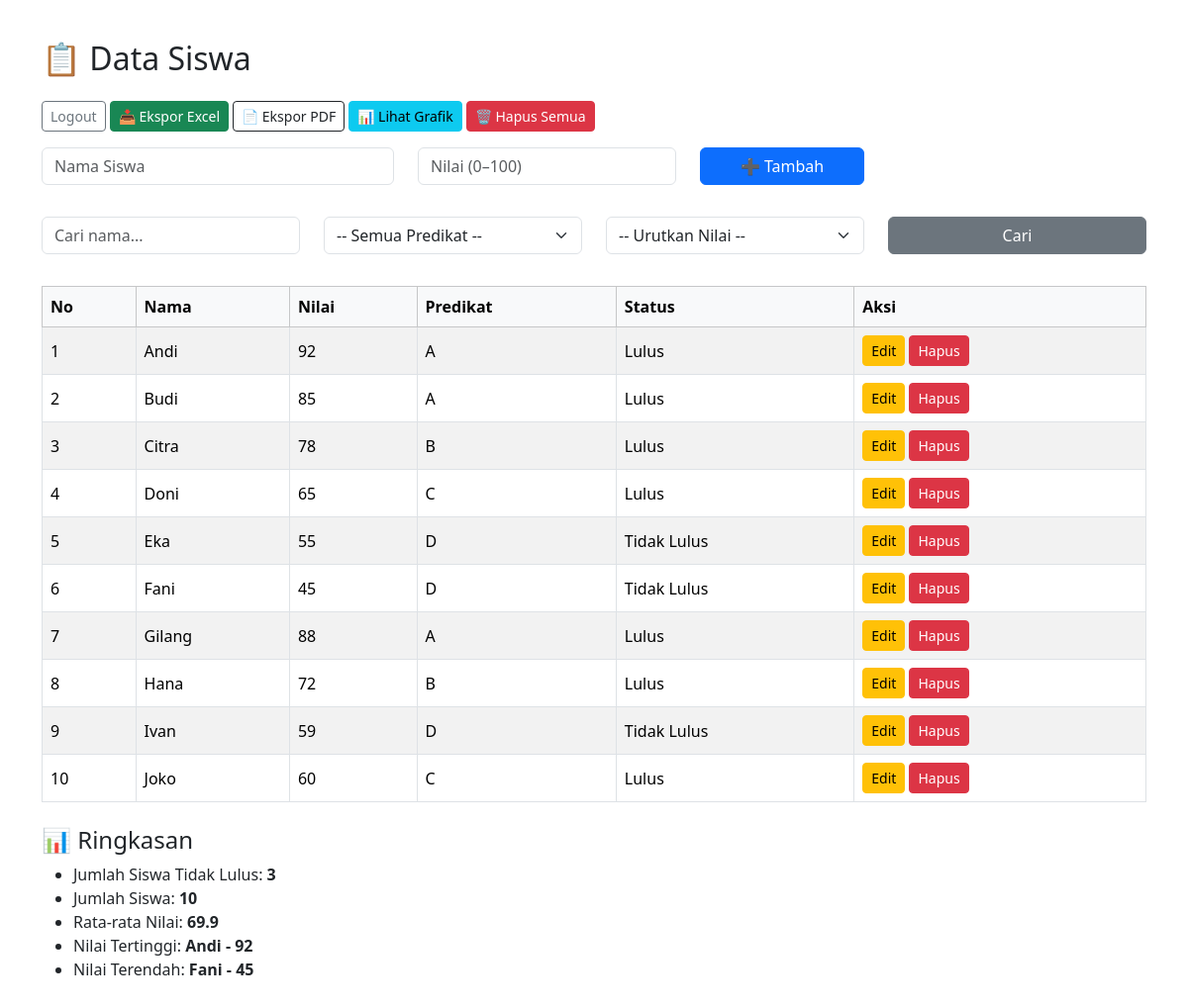
The page / on the database its author committed.
### tables this page shows
CREATE TABLE siswa (
        id INTEGER PRIMARY KEY AUTOINCREMENT,
        nama TEXT,
        nilai INTEGER,
        predikat TEXT,
        status TEXT
    );

### app.py (the view, shortened to what this page needs)
@app.route('/', methods=['GET', 'POST'])
def index():
    db = get_db()
    keyword = request.args.get('cari', '')
    filter_val = request.args.get('filter', '')
    filter_predikat = request.args.get('filter_predikat', '')
    sort = request.args.get('sort', '')
    query = 'SELECT * FROM siswa WHERE nama LIKE ?'
    params = [f'%{keyword}%']
    if filter_val == 'tidak_lulus':
        query += ' AND status = ?'
        params.append('Tidak Lulus')
    if filter_predikat:
        query += ' AND predikat = ?'
        params.append(filter_predikat)
    if sort == 'asc':
        query += ' ORDER BY nilai ASC'
    elif sort == 'desc':
        query += ' ORDER BY nilai DESC'
    siswa = db.execute(query, params).fetchall()
    semua = db.execute('SELECT * FROM siswa').fetchall()
    tidak_lulus = len([s for s in semua if s['status'] == 'Tidak Lulus'])
    jumlah = len(semua)
    rata2 = round(sum([s['nilai'] for s in semua]) / jumlah, 2) if jumlah > 0 else 0
    tertinggi = max(semua, key=lambda x: x['nilai'], default=None)
    terendah = min(semua, key=lambda x: x['nilai'], default=None)
    return render_template('index.html', siswa=siswa, keyword=keyword,
                       filter_predikat=filter_predikat,
                       tidak_lulus=tidak_lulus, jumlah=jumlah,
                       rata2=rata2, tertinggi=tertinggi, terendah=terendah)

### app.py (called while the page is built)
def get_db():
    conn = sqlite3.connect('data_siswa.db')
    conn.row_factory = sqlite3.Row
    return conn

### templates/index.html (shortened to what this page needs)
<!DOCTYPE html>
<html>
<head>
    <link href="https://cdn.jsdelivr.net/npm/bootstrap@5.3.2/dist/css/bootstrap.min.css" rel="stylesheet">
</head>
<body class="container">
    <h2 class="mb-4">📋 Data Siswa</h2>
    <div class="d-flex justify-content-between align-items-center mb-3">
        <div>
            <a href="{{ url_for('logout') }}" class="btn btn-outline-secondary btn-sm">Logout</a>
            <a href="{{ url_for('export_excel') }}" class="btn btn-success btn-sm">📥 Ekspor Excel</a>
            <a href="{{ url_for('export_pdf') }}" class="btn btn-outline-dark btn-sm">📄 Ekspor PDF</a>
            <a href="{{ url_for('grafik') }}" class="btn btn-info btn-sm">📊 Lihat Grafik</a>
            <a href="{{ url_for('hapus_semua') }}"
               onclick="return confirm('Yakin ingin menghapus SEMUA data?')"
               class="btn btn-danger btn-sm">🗑️ Hapus Semua</a>
        </div>
    </div>
    <form method="POST" class="row mb-4">
        <div class="col-md-4 mb-2">
            <input type="text" name="nama" placeholder="Nama Siswa" class="form-control" required>
        </div>
        <div class="col-md-3 mb-2">
            <input type="number" name="nilai" placeholder="Nilai (0–100)" class="form-control" required>
        </div>
        <div class="col-md-2 mb-2">
            <button type="submit" class="btn btn-primary w-100">➕ Tambah</button>
        </div>
    </form>
    <form method="GET" class="row mb-4">
    <div class="col-md-3 mb-2">
        <input type="text" name="cari" placeholder="Cari nama..." value="{{ keyword }}" class="form-control">
    </div>
    <div class="col-md-3 mb-2">
        <select name="filter_predikat" class="form-select">
            <option value="">-- Semua Predikat --</option>
        </select>
    </div>
    <div class="col-md-3 mb-2">
    <select name="sort" class="form-select">
        <option value="">-- Urutkan Nilai --</option>
    </select>
    </div>
    <div class="col-md-3 mb-2">
        <button type="submit" class="btn btn-secondary w-100">Cari</button>
    </div>
</form>
    <table class="table table-bordered table-striped">
        <thead class="table-light">
            <tr>
                <th>No</th>
                <th>Nama</th>
                <th>Nilai</th>
                <th>Predikat</th>
                <th>Status</th>
                <th>Aksi</th>
            </tr>
        </thead>
        <tbody>
            {% for s in siswa %}
            <tr>
                <td>{{ loop.index }}</td>
                <td>{{ s[1] }}</td>
                <td class="{% if s[2] >= 85 %}nilai-a{% elif s[2] >= 60 %}nilai-b{% else %}nilai-d{% endif %}">{{ s[2] }}</td>
                <td>{{ s[3] }}</td>
                <td>{{ s[4] }}</td>
                <td>
                    <a href="{{ url_for('edit', id=s[0]) }}" class="btn btn-warning btn-sm">Edit</a>
                    <a href="{{ url_for('hapus', id=s[0]) }}" class="btn btn-danger btn-sm"
                       onclick="return confirm('Hapus data ini?')">Hapus</a>
                </td>
            </tr>
            {% endfor %}
        </tbody>
    </table>
    <h4 class="mt-4">📊 Ringkasan</h4>
    <ul>
        <li>Jumlah Siswa Tidak Lulus: <strong>{{ tidak_lulus }}</strong></li>
        <li>Jumlah Siswa: <strong>{{ jumlah }}</strong></li>
        <li>Rata-rata Nilai: <strong>{{ rata2 }}</strong></li>
        {% if tertinggi %}
        <li>Nilai Tertinggi: <strong>{{ tertinggi[1] }} - {{ tertinggi[2] }}</strong></li>
        {% endif %}
        {% if terendah %}
        <li>Nilai Terendah: <strong>{{ terendah[1] }} - {{ terendah[2] }}</strong></li>
        {% endif %}
    </ul>
</body>
</html>

### templates/index.html (style rules this page uses)
body { padding: 40px; }
.table td { vertical-align: middle; }
.nilai-a { color: green; }
.nilai-b { color: orange; }
.nilai-d { color: red; }

### rows shown on the page
siswa: nama "Andi", nilai "92", predikat "A", status "Lulus"
siswa: nama "Budi", nilai "85", predikat "A", status "Lulus"
siswa: nama "Citra", nilai "78", predikat "B", status "Lulus"
siswa: nama "Doni", nilai "65", predikat "C", status "Lulus"
siswa: nama "Eka", nilai "55", predikat "D", status "Tidak Lulus"
siswa: nama "Fani", nilai "45", predikat "D", status "Tidak Lulus"
siswa: nama "Gilang", nilai "88", predikat "A", status "Lulus"
siswa: nama "Hana", nilai "72", predikat "B", status "Lulus"
siswa: nama "Ivan", nilai "59", predikat "D", status "Tidak Lulus"
siswa: nama "Joko", nilai "60", predikat "C", status "Lulus"

### other values the page prints
{{ tidak_lulus }} "3"
{{ jumlah }} "10"
{{ rata2 }} "69.9"
